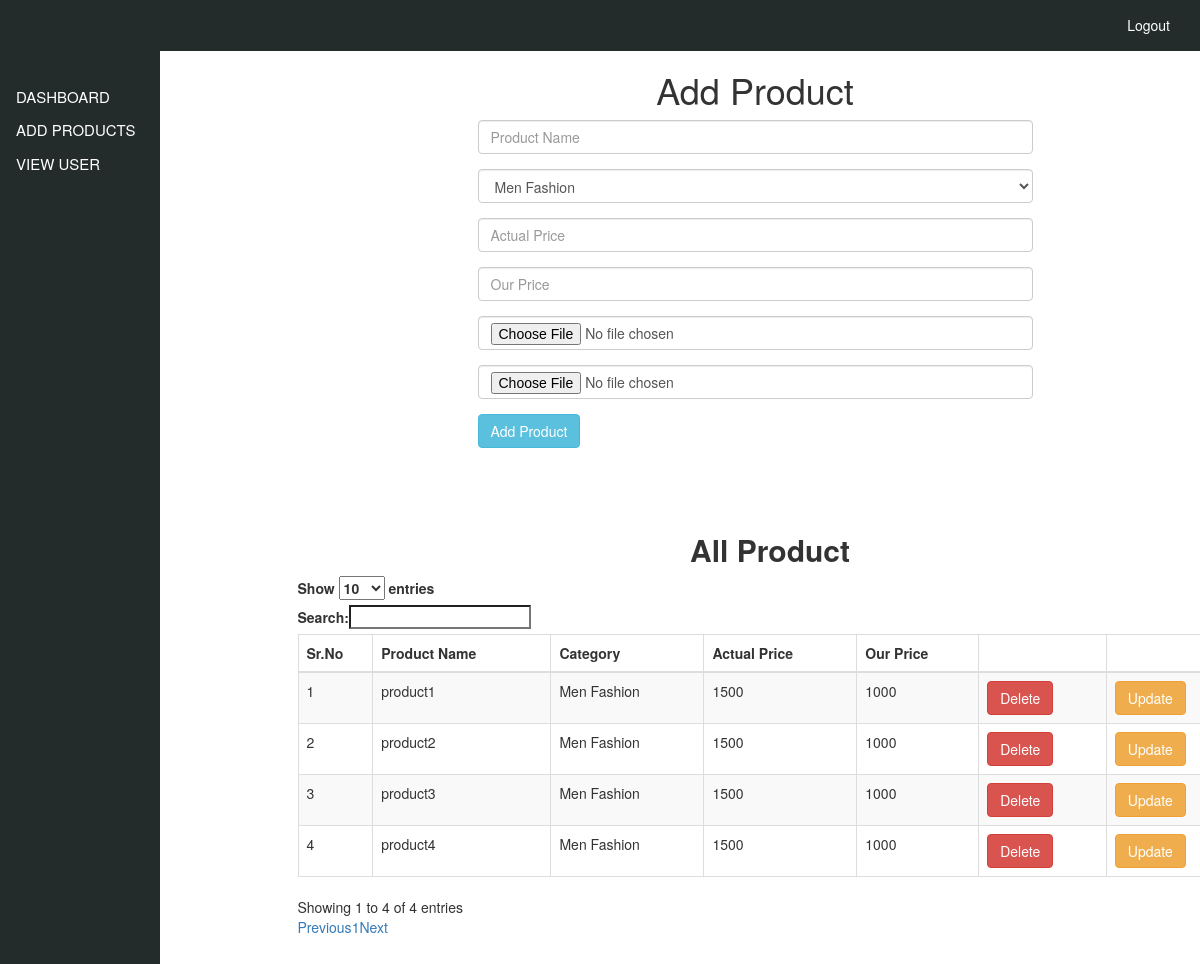
Page /admin/product.php (signed in) on the committed database.
### tables this page shows
CREATE TABLE `product` (
  `id` int(11) NOT NULL,
  `name` varchar(255) NOT NULL,
  `category` varchar(255) NOT NULL,
  `actual_price` varchar(255) NOT NULL,
  `our_price` varchar(255) NOT NULL,
  `photo_f` varchar(255) NOT NULL,
  `photo_b` varchar(255) NOT NULL
);

### admin/product.php (the view, shortened to what this page needs)
<?php
	include 'navbar.php';
    if(isset($_SESSION['admin'])){
?>
<div class="main">
    <div class="container">
        <div class="row">
            <h1 class="text-center">Add Product</h1>
                <form method="post" enctype="multipart/form-data">
                    <div class="form-group col-md-6 col-md-offset-3">
                        <input type="text" class="form-control" name="pname" placeholder="Product Name" class="form-control" required="" />
                    </div>
                    <div class="form-group col-md-6 col-md-offset-3">
                          <select class="form-control" id="sel1" name="cate">
                            <option>Men Fashion</option>
                          </select>
                    </div>
                    <div class="form-group col-md-6 col-md-offset-3">
                        <input type="number" class="form-control" name="a_price" placeholder="Actual Price" class="form-control" required="" />
                    </div>
                    <div class="form-group col-md-6 col-md-offset-3">
                        <input type="number" class="form-control" name="o_price" placeholder="Our Price" class="form-control" required="" />
                    </div>
                    <div class="form-group col-md-6 col-md-offset-3">
                        <input type="file" class="form-control" name="pic1" class="form-control" required="" />
                    </div>
                    <div class="form-group col-md-6 col-md-offset-3">
                        <input type="file" class="form-control" name="pic2" class="form-control" required="" />
                    </div>
                    <div class="form-group col-md-6 col-md-offset-3">
                        <input type="submit" class="btn btn-info" name="add_product" class="form-control" value="Add Product">
                    </div>
                </form>
        </div>
        <div class="container" style="margin-top:50px;">
                        <div class="row">
                            <h2 class="text-center"><b>All Product</b></h2>
                        </div>
                        <div class="row">
                            <div class="col-md-offset-1 col-md-10">
                            <?php
                                $query="SELECT * FROM product";
                                $query_run=mysqli_query($connection,$query); ?>
                            <table id="datatable" class="table table-striped table-bordered" width="100%" >
                                    <thead>
                                        <tr>
                                            <th>Sr.No</th>
                                            <th>Product Name</th>
                                            <th>Category</th>
                                            <th>Actual Price</th>
                                            <th>Our Price</th>
                                            <th></th>
                                            <th></th>
                                        </tr>
                                    </thead>
                                    <tbody>
                                       <?php
                                            $x=1;
                                            while($row = mysqli_fetch_assoc($query_run))
                                            { ?>
                                            <tr>
                                                <td><?php echo $x; ?></td>
                                                <td><?php echo $row['name'] ?></td>
                                                <td><?php echo $row['category'] ?></td>
                                                <td><?php echo $row['actual_price'] ?></td>
                                                <td><?php echo $row['our_price'] ?></td>
                                                <td> <input type="button" id="<?php echo $row['id']; ?>" class="delete btn btn-danger" value="Delete"> </td>
                                                <td> <input type="button" id="<?php echo $row['id']; ?>" class="update btn btn-warning" value="Update" data-toggle="modal" data-target="#<?php echo $row['id']; ?>"> </td>
                                            <?php
                                                echo "</tr>";
                                                $x++;
                                            }
                                       ?>
                                    </tbody>
                                </table>
                            </div>
                        </div>
        </div>
    </div>
</div>
<?php
	include 'footer.php';
?>
<?php } else {
    echo "<script>
                    window.location='index.php';
                  </script>";
}
?>

### admin/navbar.php (shortened to what this page needs)
<!DOCTYPE html>
<html>
<head>
    <link rel="stylesheet" type="text/css" href="css/style.css">
    <link rel="stylesheet" href="https://maxcdn.bootstrapcdn.com/bootstrap/3.3.7/css/bootstrap.min.css">
    <link rel="stylesheet" type="text/css" href="https://cdnjs.cloudflare.com/ajax/libs/font-awesome/4.7.0/css/font-awesome.min.css">
    <link rel="stylesheet" type="text/css" href="http://cdn.datatables.net/plug-ins/3cfcc339e89/integration/bootstrap/3/dataTables.bootstrap.css">
</head>
<body>
    <nav class="navbar navbar-default navbar-fixed-top">
        <div class="container">
            <div class="collapse navbar-collapse" id="myNavbar">
                <ul class="nav navbar-nav navbar-right">
                    <li><a href="#"></a></li>
                    <li><a href="logout.php">Logout</a></li>
                </ul>
            </div>
        </div>
    </nav>
    <div class="sidenav">
        <a href="dashboard.php">Dashboard</a>
        <a href="product.php">Add Products</a>
        <a href="viewuser.php">View User</a>
    </div>

### admin/footer.php (shortened to what this page needs)
</body>
</html>

### admin/css/style.css (style rules this page uses)
* { margin: 0; padding: 0; }
html, body { overflow-x: hidden; }
.navbar-default { background-color: #232b2b !important; border-color: #232b2b !important; border-radius: 0 !important; }
.navbar { margin-bottom: 0px !important; }
.navbar-default .navbar-nav>li>a { color: #fff !important; }
.sidenav { height: 100%; width: 160px; position: fixed; z-index: 1; top: 0; left: 0; background-color: #232b2b; overflow-x: hidden; padding-top: 10vh; }
.sidenav a { text-transform: uppercase; padding: 6px 8px 6px 16px; text-decoration: none; font-size: 15px; color: #fff; display: block; }
.main { margin-left: 160px; padding: 50px 10px; }

### rows in the picture
product: name "product1", category "Men Fashion", actual_price "1500", our_price "1000"
product: name "product2", category "Men Fashion", actual_price "1500", our_price "1000"
product: name "product3", category "Men Fashion", actual_price "1500", our_price "1000"
product: name "product4", category "Men Fashion", actual_price "1500", our_price "1000"
